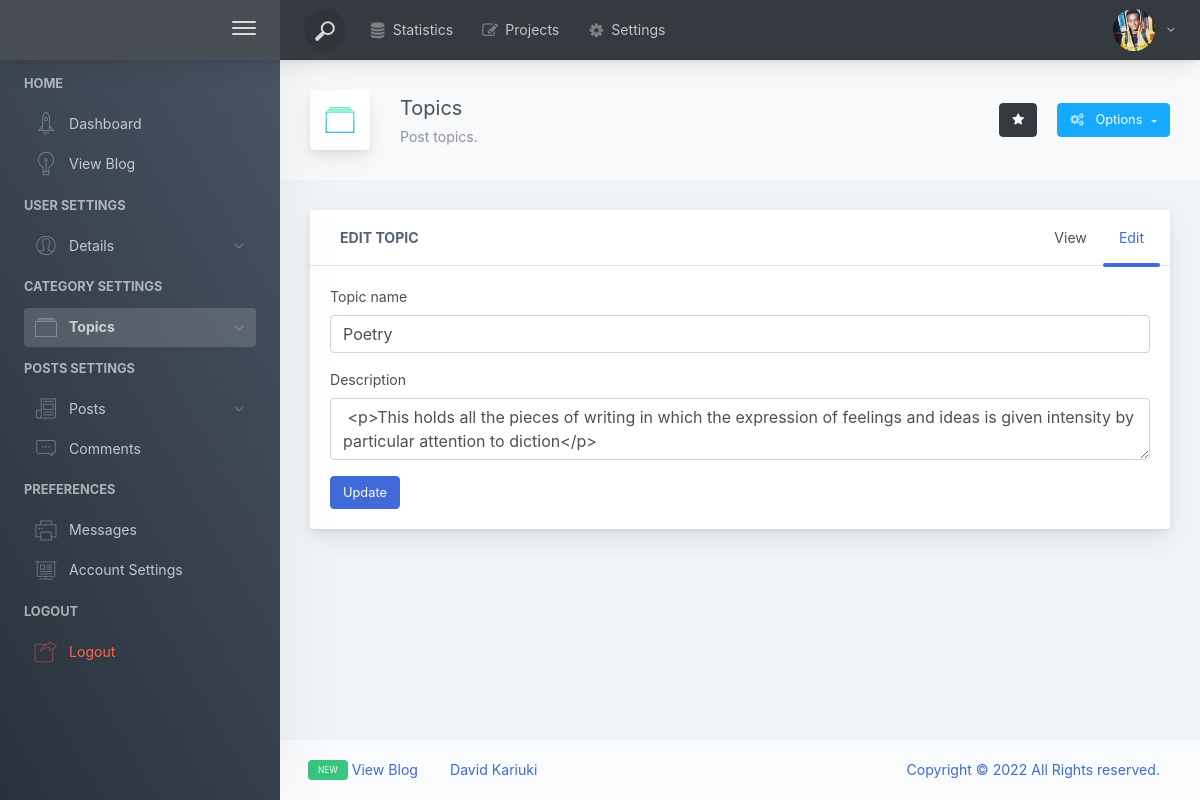
Screenshot of /dashboard/topics/edit.php?id=4 (signed in) with the database file from the repository.
### tables this page shows
CREATE TABLE `users` (
  `id` int(11) NOT NULL,
  `su_admin` tinyint(4) NOT NULL,
  `admin` tinyint(4) NOT NULL,
  `username` varchar(250) NOT NULL,
  `email` varchar(250) NOT NULL,
  `password` varchar(255) NOT NULL,
  `image` varchar(250) DEFAULT NULL,
  `description` varchar(250) DEFAULT NULL,
  `assigned_image` tinyint(4) NOT NULL,
  `date_created` timestamp NOT NULL DEFAULT current_timestamp()
);

CREATE TABLE `topics` (
  `id` int(11) NOT NULL,
  `name` varchar(100) NOT NULL,
  `description` text NOT NULL,
  `date_created` timestamp NOT NULL DEFAULT current_timestamp()
);

### app/database/db.php (called while the page is built, shortened)
<?php
require ('connect.php');
function executeQuery($sql, $data)
{
    global $conn;
    $stmt = $conn->prepare($sql);
    $values = array_values($data);
    $types = str_repeat('s', count($values));
    $stmt ->bind_param($types, ... $values);
    $stmt->execute();
    return $stmt;
}
function selectOne($table, $conditions)
{
    $sql = "SELECT * from $table";
    $i = 0;
    foreach ($conditions as $key => $value){
        if ($i === 0){
            $sql = $sql . " WHERE $key = ?";
        } else{
            $sql = $sql . " AND $key = ?";
        }
        $i++;
    }
    $sql = $sql . " LIMIT 1";
    $stmt = executeQuery($sql, $conditions);
    $records = $stmt->get_result()->fetch_assoc();
    return $records;
}

### app/controllers/topics.php (called while the page is built, shortened)
<?php
include (ROOT_PATH . "/app/database/db.php");
$table = 'topics';
if (isset($_GET['id']))
{
    $id = $_GET['id'];
    $topic = selectOne($table, ['id' => $id]);
    $name = $topic['name'];
    $description = $topic['description'];
}

### dashboard/topics/edit.php (the view, shortened to what this page needs)
<?php
include (ROOT_PATH . "/app/controllers/topics.php");
$id = $_SESSION['id'];
$image_preview = selectOne('users',['id' => $id]);
?>
<!doctype html>
<html lang="en">
<head>
    <link href="../../assets/css/pe-icon-7-stroke.css" rel="stylesheet" />
    <link href="../../assets/css/main.css" rel="stylesheet">
    <link href="../../assets/css/dashboard.css" rel="stylesheet">
    <link href="http://maxcdn.bootstrapcdn.com/font-awesome/4.2.0/css/font-awesome.min.css" rel="stylesheet">
</head>
<body>
<div class="app-container app-theme-white body-tabs-shadow fixed-sidebar fixed-header">
    <div class="app-header header-shadow bg-dark header-text-light">
        <div class="app-header__logo">
            <div style="height:23px;width:97px;"></div>
            <div class="header__pane ml-auto">
                <div>
                    <button type="button" class="hamburger close-sidebar-btn hamburger--elastic" data-class="closed-sidebar">
                            <span class="hamburger-box">
                                <span class="hamburger-inner"></span>
                            </span>
                    </button>
                </div>
            </div>
        </div>
            <div class="app-header__content">
            <div class="app-header-left">
                <div class="search-wrapper">
                    <div class="input-holder">
                        <button class="search-icon"><span></span></button>
                    </div>
                </div>
                <ul class="header-menu nav">
                    <li class="nav-item">
                        <a href="<?php echo BASE_URL . '/settings/index.php'  ?>" class="nav-link">
                            <i class="nav-link-icon fa fa-database"> </i>
                            Statistics
                        </a>
                    </li>
                    <?php if ($_SESSION['admin']): ?>
                        <li class="btn-group nav-item">
                            <a href="<?php echo BASE_URL . '/posts/project.php'  ?>" class="nav-link">
                                <i class="nav-link-icon fa fa-edit"></i>
                                Projects
                            </a>
                        </li>
                    <?php endif; ?>
                    <li class="dropdown nav-item">
                        <a href="<?php echo BASE_URL . '/settings/index.php'  ?>" class="nav-link">
                            <i class="nav-link-icon fa fa-cog"></i>
                            Settings
                        </a>
                    </li>
                </ul>        </div>
            <div class="app-header-right">
                <div class="header-btn-lg pr-0">
                    <div class="widget-content p-0">
                        <div class="widget-content-wrapper">
                            <div class="widget-content-left">
                                <div class="btn-group">
                                    <a data-toggle="dropdown" aria-haspopup="true" aria-expanded="false" class="p-0 btn">
                                        <?php if ($_SESSION['assigned_image']): ?>
                                            <img width="42" height="42" class="rounded-circle" src="<?php echo BASE_URL . "/assets/img/" . $image_preview['image']; ?>" alt="<?php echo $_SESSION['username']; ?>">
                                        <?php else: ?>
                                            <img width="42" height="42" class="rounded-circle" src="../../assets/img/face-0.jpg" alt="<?php echo $_SESSION['username']; ?>">
                                        <?php endif; ?>
                                        <i class="fa fa-angle-down ml-2 opacity-8"></i>
                                    </a>
                                </div>
                            </div>
                        </div>
                    </div>
                </div>        </div>
        </div>
    </div>
    <div class="app-main">
        <div class="app-sidebar sidebar-shadow bg-vicious-stance sidebar-text-light">
                <div class="scrollbar-sidebar">
                <div class="app-sidebar__inner">
                    <ul class="vertical-nav-menu">
                        <li class="app-sidebar__heading"> Home </li>
                        <li>
                            <a href=" <?php echo BASE_URL . '/dashboard/dashboard.php'  ?>">
                                <i class="metismenu-icon pe-7s-rocket "></i>
                                Dashboard
                            </a>
                        </li>
                        <li>
                            <a href=" <?php echo BASE_URL . '/index.php'  ?>" >
                                <i class="metismenu-icon pe-7s-light"></i>
                                View Blog
                            </a>
                        </li>
                        <li class="app-sidebar__heading">User Settings</li>
                        <li>
                            <a href="#">
                                <i class="metismenu-icon pe-7s-user"></i>
                                Details
                                <i class="metismenu-state-icon pe-7s-angle-down caret-left"></i>
                            </a>
                        </li>
                        <?php if ($_SESSION['admin']): ?>
                            <li class="app-sidebar__heading"> Category Settings </li>
                            <li>
                                <a href="#" class="mm-active">
                                    <i class="metismenu-icon pe-7s-albums"></i>
                                    Topics
                                    <i class="metismenu-state-icon pe-7s-angle-down caret-left"></i>
                                </a>
                            </li>
                        <?php endif; ?>
                        <li class="app-sidebar__heading"> Posts Settings </li>
                        <?php if ($_SESSION['admin']): ?>
                            <li>
                                <a href="#">
                                    <i class="metismenu-icon pe-7s-news-paper"></i>
                                    Posts
                                    <i class="metismenu-state-icon pe-7s-angle-down caret-left"></i>
                                </a>
                            </li>
                        <?php endif; ?>
                        <li>
                            <a href="<?php echo BASE_URL . '/dashboard/posts/create.php'  ?>">
                                <i class="metismenu-icon pe-7s-comment"></i>
                                Comments
                            </a>
                        </li>
                        <li class="app-sidebar__heading"> Preferences </li>
                        <li>
                            <a href="<?php echo BASE_URL . '/dashboard/messages/index.php'  ?>">
                                <i class="metismenu-icon pe-7s-print"></i>
                                Messages
                            </a>
                        </li>
                        <li>
                            <a href="<?php echo BASE_URL . '/dashboard/settings/index.php'  ?>">
                                <i class="metismenu-icon pe-7s-display2"></i>
                                Account Settings
                            </a>
                        </li>
                        <li class="app-sidebar__heading"> Logout </li>
                        <li>
                            <a href="<?php echo BASE_URL . '/logout.php' ?>" style="color:tomato;">
                                <i class="metismenu-icon pe-7s-next-2">
                                </i>
                                Logout
                            </a>
                        </li>
                    </ul>
                </div>
            </div>
        </div>
        <div class="app-main__outer">
            <div class="app-main__inner">
                <div class="app-page-title">
                    <div class="page-title-wrapper">
                        <div class="page-title-heading">
                            <div class="page-title-icon">
                                <i class="pe-7s-albums icon-gradient bg-happy-itmeo">
                                </i>
                            </div>
                            <div> Topics
                                <div class="page-title-subheading">
                                    Post topics.
                                </div>
                            </div>
                        </div>
                        <div class="page-title-actions">
                            <button type="button" data-toggle="tooltip" title="Post Topics. To add a topic click on add." data-placement="bottom" class="btn-shadow mr-3 btn btn-dark">
                                <i class="fa fa-star"></i>
                            </button>
                            <div class="d-inline-block dropdown">
                                <button type="button" data-toggle="dropdown" aria-haspopup="true" aria-expanded="false" class="btn-shadow dropdown-toggle btn btn-info">
                                            <span class="btn-icon-wrapper pr-2 opacity-7">
                                                <i class="fa fa-gears fa-w-20"></i>
                                            </span>
                                    Options
                                </button>
                            </div>
                        </div>
                    </div>
                </div>
                <div class="row">
                    <div class="col-md-12 col-lg-12">
                        <div class="mb-3 card">
                            <div class="card-header-tab card-header-tab-animation card-header">
                                <div class="card-header-title">
                                    Edit Topic
                                </div>
                                <ul class="nav">
                                    <li class="nav-item"><a href="<?php echo BASE_URL . '/dashboard/topics/index.php'  ?>" class=" nav-link">View</a></li>
                                    <li class="nav-item"><a href="<?php echo BASE_URL . '/dashboard/topics/create.php'  ?>" class="nav-link second-tab-toggle active">Edit</a></li>
                                </ul>
                            </div>
                            <div class="card-body">
                                <div class="tab-content">
                                    <form class="needs-validation" novalidate action="edit.php" method="post">
                                        <div class="form-row">
                                            <div class="col-md-12 mb-3">
                                                <label for="validationCustom01">Topic name</label>
                                                <input type="text" class="form-control" id="validationCustom01" name="name" placeholder="Topic name" value="<?php echo $name; ?>" required>
                                            </div>
                                        </div>
                                        <div class="form-row">
                                            <div class="col-md-12 mb-3">
                                                <label for="validationCustom03">Description</label>
                                                <textarea class="form-control" id="validationCustom03" name="description" required> <?php echo $description; ?> </textarea>
                                            </div>
                                        </div>
                                        <button class="btn btn-primary" type="submit" name="update-topic" > Update </button>
                                    </form>
                                </div>
                            </div>
                        </div>
                    </div>
                </div>
            </div>
            <div class="app-wrapper-footer">
                <div class="app-footer">
                    <div class="app-footer__inner">
                        <div class="app-footer-left">
                            <ul class="nav">
                                <li class="nav-item">
                                    <a href="<?php echo BASE_URL . '/index.php'  ?>" class="nav-link">
                                        <div class="badge badge-success mr-1 ml-0">
                                            <small>NEW</small>
                                        </div>
                                        View Blog
                                    </a>
                                </li>
                                <li class="nav-item">
                                    <a href="<?php echo BASE_URL . '/user/view.php'  ?>" class="nav-link">
                                        <?php echo $_SESSION['username']; ?>
                                    </a>
                                </li>
                            </ul>
                        </div>
                        <div class="app-footer-right">
                            <ul class="nav">
                                <li class="nav-item">
                                    <a href="https://www.instagram.com/davekariz/?hl=en" class="nav-link" target="_blank">
                                        Copyright  &copy; <script>document.write(new Date().getFullYear())</script> All Rights reserved.
                                    </a>
                                </li>
                            </ul>
                        </div>
                    </div>
                </div>
            </div>    </div>
    </div>
</div>
<script type="text/javascript" src="../../assets/js/main.js"></script></body>
</html>

### rows the page displays
users: image (picture)
topics: name "Poetry", description "<p>This holds all the pieces of writing in which the expression of feelings and ideas is given intensity by particular attention to diction</p>"

### other values shown
$_SESSION['username'] "David Kariuki"
